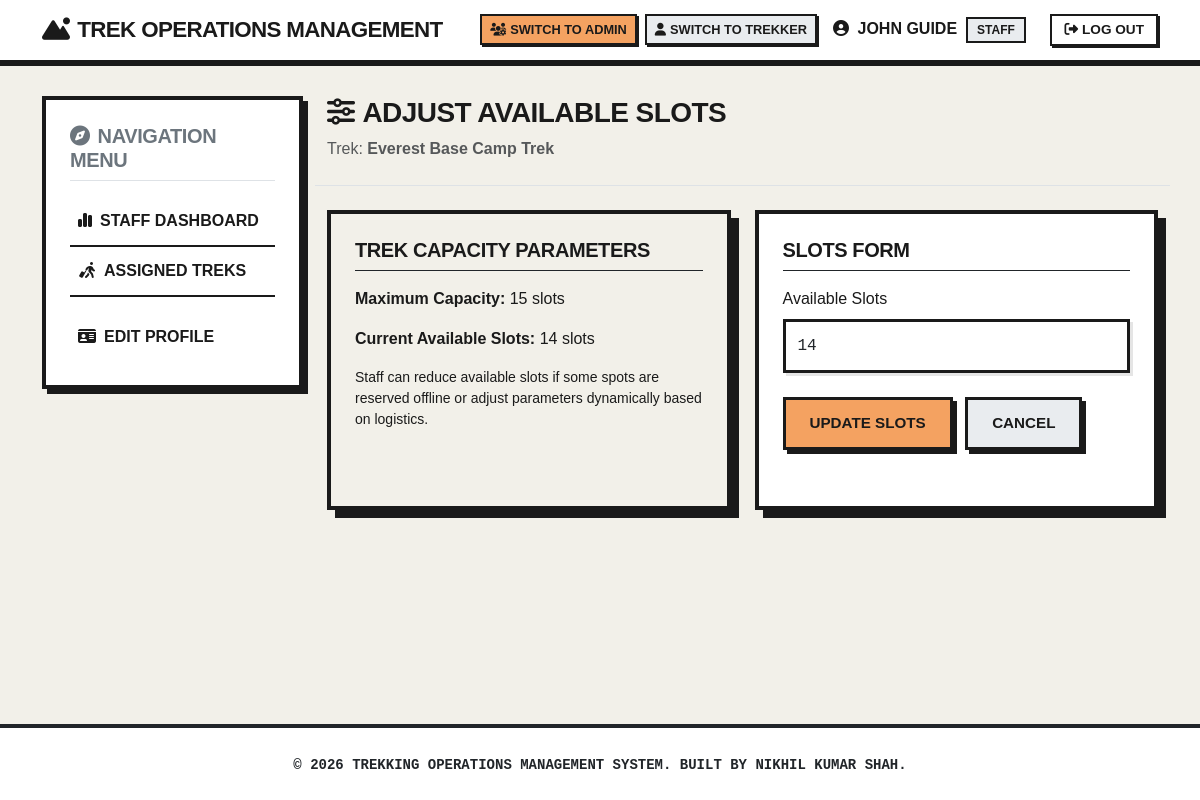
Screenshot of /staff/treks/1/update-slots (signed in) with the database file from the repository.
### app/models/user.py (models this page shows, shortened)
class User(UserMixin, db.Model):
    __tablename__ = 'users'
    id = db.Column(db.Integer, primary_key=True)
    full_name = db.Column(db.String(100), nullable=False)
    email = db.Column(db.String(120), unique=True, nullable=False)
    phone = db.Column(db.String(20), nullable=False)
    password_hash = db.Column(db.String(256), nullable=False)
    role = db.Column(db.String(20), nullable=False, default='user')  # roles: admin, staff, user
    blood_group = db.Column(db.String(5), nullable=True)
    medical_conditions = db.Column(db.Text, nullable=True)
    emergency_contact_name = db.Column(db.String(100), nullable=True)
    emergency_contact_phone = db.Column(db.String(20), nullable=True)
    profile_image = db.Column(db.String(200), nullable=True)
    is_blacklisted = db.Column(db.Boolean, default=False, nullable=False)
    is_active = db.Column(db.Boolean, default=True, nullable=False)
    created_at = db.Column(db.DateTime, default=datetime.utcnow, nullable=False)
    bookings = db.relationship('Booking', backref='trekker', lazy=True, cascade='all, delete-orphan')
    staff_assignments = db.relationship('TrekStaffAssignment', backref='staff', lazy=True, cascade='all, delete-orphan')
    notifications = db.relationship('Notification', backref='user', lazy=True, cascade='all, delete-orphan')

### app/models/trek.py (models this page shows, shortened)
class Trek(db.Model):
    __tablename__ = 'treks'
    id = db.Column(db.Integer, primary_key=True)
    title = db.Column(db.String(100), nullable=False)
    location = db.Column(db.String(100), nullable=False)
    altitude = db.Column(db.Integer, nullable=False)  # in meters
    difficulty_level = db.Column(db.String(20), nullable=False)  # Easy, Moderate, Hard
    duration_days = db.Column(db.Integer, nullable=False)
    description = db.Column(db.Text, nullable=False)
    max_slots = db.Column(db.Integer, nullable=False)
    available_slots = db.Column(db.Integer, nullable=False)
    start_date = db.Column(db.Date, nullable=False)
    end_date = db.Column(db.Date, nullable=False)
    meeting_point = db.Column(db.String(150), nullable=False)
    trek_status = db.Column(db.String(30), default='Open', nullable=False)
    created_by = db.Column(db.Integer, db.ForeignKey('users.id'), nullable=False)
    created_at = db.Column(db.DateTime, default=datetime.utcnow, nullable=False)
    bookings = db.relationship('Booking', backref='trek', lazy=True, cascade='all, delete-orphan')
    staff_assignments = db.relationship('TrekStaffAssignment', backref='trek', lazy=True, cascade='all, delete-orphan')
    status_logs = db.relationship('TrekStatusLog', backref='trek', lazy=True, cascade='all, delete-orphan')

### app/routes/staff_routes.py (the view, shortened to what this page needs)
@staff_bp.route('/treks/<int:trek_id>/update-slots', methods=['GET', 'POST'])
@login_required
@role_required('staff')
def update_slots(trek_id):
    verify_staff_assignment(trek_id)
    trek = Trek.query.get_or_404(trek_id)
    form = TrekSlotsForm(obj=trek)
    return render_template('staff/update_slots.html', form=form, trek=trek)

### app/routes/forms.py
class TrekSlotsForm(FlaskForm):
    available_slots = IntegerField('Available Slots', validators=[
        DataRequired(),
        NumberRange(min=0, message="Slots cannot be negative.")
    ])
    submit = SubmitField('Update Slots')

### app/routes/staff_routes.py (called while the page is built)
def verify_staff_assignment(trek_id):
    assignment = TrekStaffAssignment.query.filter_by(
        trek_id=trek_id,
        staff_id=current_user.id,
        assignment_status='Active'
    ).first()
    if not assignment:
        abort(403)

### app/templates/staff/update_slots.html (shortened to what this page needs)
{% extends "base.html" %}
{% block content %}
<div class="row mb-4 pb-2 border-bottom">
    <div class="col-12">
        <h3><i class="fa-solid fa-sliders me-2"></i>Adjust Available Slots</h3>
        <p class="text-muted">Trek: <strong>{{ trek.title }}</strong></p>
    </div>
</div>
<div class="row">
    <div class="col-md-6 mb-4">
        <div class="brutalist-card brutalist-card--beige h-100">
            <h5 class="border-bottom border-dark pb-2 mb-3">Trek Capacity Parameters</h5>
            <p><strong>Maximum Capacity:</strong> {{ trek.max_slots }} slots</p>
            <p><strong>Current Available Slots:</strong> {{ trek.available_slots }} slots</p>
            <p class="text-secondary small">Staff can reduce available slots if some spots are reserved offline or adjust parameters dynamically based on logistics.</p>
        </div>
    </div>
    <div class="col-md-6 mb-4">
        <div class="brutalist-card h-100">
            <h5 class="border-bottom border-dark pb-2 mb-3">Slots Form</h5>
            <form method="POST" action="" novalidate>
                <div class="mb-3">
                    {{ form.available_slots.label(class="form-label") }}
                    {% if form.available_slots.errors %}
                        {{ form.available_slots(class="form-control is-invalid") }}
                        <div class="invalid-feedback">
                            {% for error in form.available_slots.errors %}
                                <span>{{ error }}</span>
                            {% endfor %}
                        </div>
                    {% else %}
                        {{ form.available_slots(class="form-control") }}
                    {% endif %}
                </div>
                <div class="mt-4">
                    {{ form.submit(class="brutalist-btn brutalist-btn-primary") }}
                    <a href="{{ url_for('staff.list_treks') }}" class="brutalist-btn brutalist-btn-secondary ms-2">Cancel</a>
                </div>
            </form>
        </div>
    </div>
</div>
{% endblock %}

### app/templates/partials/navbar.html (shortened to what this page needs)
<nav class="navbar navbar-expand-lg navbar-light bg-white">
    <div class="container">
        <a class="navbar-brand" href="/">
            <i class="fa-solid fa-mountain-sun me-2"></i>Trek Operations Management
        </a>
        <div class="collapse navbar-collapse" id="navbarNav">
            <ul class="navbar-nav ms-auto align-items-center">
                {% if current_user.is_authenticated %}
                    {% if current_user.role != 'admin' %}
                        <li class="nav-item">
                            <a class="brutalist-btn brutalist-btn-primary me-2" style="padding: 0.25rem 0.5rem; font-size: 0.8rem; margin: 0; box-shadow: 2px 2px 0 var(--ui-border); border-width: 2px;" href="{{ url_for('auth.switch_role', role='admin') }}">
                                <i class="fa-solid fa-users-gear me-1"></i>Switch to Admin
                            </a>
                        </li>
                    {% endif %}
                    {% if current_user.role != 'user' %}
                        <li class="nav-item">
                            <a class="brutalist-btn brutalist-btn-secondary me-2" style="padding: 0.25rem 0.5rem; font-size: 0.8rem; margin: 0; box-shadow: 2px 2px 0 var(--ui-border); border-width: 2px;" href="{{ url_for('auth.switch_role', role='user') }}">
                                <i class="fa-solid fa-user me-1"></i>Switch to Trekker
                            </a>
                        </li>
                    {% endif %}
                    <li class="nav-item">
                        <span class="nav-link text-dark me-3">
                            <i class="fa-solid fa-user-circle me-1"></i>
                            {{ current_user.full_name }}
                            <span class="badge bg-secondary ms-1 text-uppercase" style="font-size: 0.75rem;">
                                {{ current_user.role }}
                            </span>
                        </span>
                    </li>
                    <li class="nav-item">
                        <a class="brutalist-btn" style="padding: 0.25rem 0.75rem; font-size: 0.85rem; margin: 0; box-shadow: 2px 2px 0 var(--ui-border); border-width: 2px;" href="{{ url_for('auth.logout') }}">
                            <i class="fa-solid fa-right-from-bracket me-1"></i>Log Out
                        </a>
                    </li>
                {% endif %}
            </ul>
        </div>
    </div>
</nav>

### app/static/css/base.css (style rules this page uses)
:root { --ui-bg: #f2f0e9; --ui-card-bg: #ffffff; --ui-text: #1a1a1a; --ui-accent: #e63946; --ui-border: #1a1a1a; --bauhaus-yellow: #f4a261; --bauhaus-blue: #2a9d8f; --bauhaus-coral: #e76f51; --brutalist-shadow-offset: 8px; --brutalist-border-width: 4px; }
body { background-color: var(--ui-bg); color: var(--ui-text); font-family: 'Space Grotesk', sans-serif; min-height: 100vh; display: flex; flex-direction: column; }
h1, h2, h3, h4, h5, h6 { font-family: 'Space Grotesk', sans-serif; font-weight: 700; text-transform: uppercase; letter-spacing: -0.02em; color: var(--ui-text); }

### app/static/css/components.css (style rules this page uses)
.brutalist-card { border: var(--brutalist-border-width) solid var(--ui-border); background-color: var(--ui-card-bg); padding: 1.5rem; box-shadow: var(--brutalist-shadow-offset) var(--brutalist-shadow-offset) 0 var(--ui-border); transition: all 0.2s cubic-bezier(0.19, 1, 0.22, 1); margin-bottom: 2rem; }
.brutalist-card--beige { background-color: var(--ui-bg) !important; color: var(--ui-text) !important; }
.brutalist-card--beige h1, .brutalist-card--beige h2, .brutalist-card--beige h3, .brutalist-card--beige h4, .brutalist-card--beige h5, .brutalist-card--beige h6, .brutalist-card--beige p, .brutalist-card--beige small, .brutalist-card--beige span, .brutalist-card--beige div, .brutalist-card--beige .brutalist-card__alert { color: var(--ui-text) !important; }
.brutalist-btn { display: inline-block; padding: 0.75rem 1.5rem; text-align: center; font-size: 0.95rem; font-weight: 700; text-transform: uppercase; border: 3px solid var(--ui-border); background-color: var(--ui-card-bg); color: var(--ui-text); position: relative; transition: all 0.15s ease; box-shadow: 4px 4px 0 var(--ui-border); text-decoration: none; cursor: pointer; }
.brutalist-btn-primary { background-color: var(--bauhaus-yellow); }
.brutalist-btn-secondary { background-color: #e9ecef; }
.form-control, .form-select { border: 3px solid var(--ui-border) !important; border-radius: 0 !important; padding: 0.75rem !important; font-family: 'Space Mono', monospace; font-weight: 500; background-color: #ffffff; box-shadow: 3px 3px 0 rgba(0,0,0,0.1); }
.navbar { border-bottom: 6px solid var(--ui-border) !important; background-color: #ffffff !important; }
.navbar-brand { font-weight: 900 !important; text-transform: uppercase; color: var(--ui-text) !important; letter-spacing: -0.03em; font-size: 1.4rem; }
.nav-link { color: var(--ui-text) !important; font-weight: 700; text-transform: uppercase; }
.badge { border-radius: 0 !important; border: 2px solid var(--ui-border); font-weight: 700; text-transform: uppercase; padding: 0.4em 0.8em !important; }
.bg-secondary { background-color: #e9ecef !important; color: var(--ui-text) !important; }

### rows the page displays
User: full_name "JOHN GUIDE", role "STAFF"
Trek: title "Everest Base Camp Trek", max_slots "15", available_slots "14"
